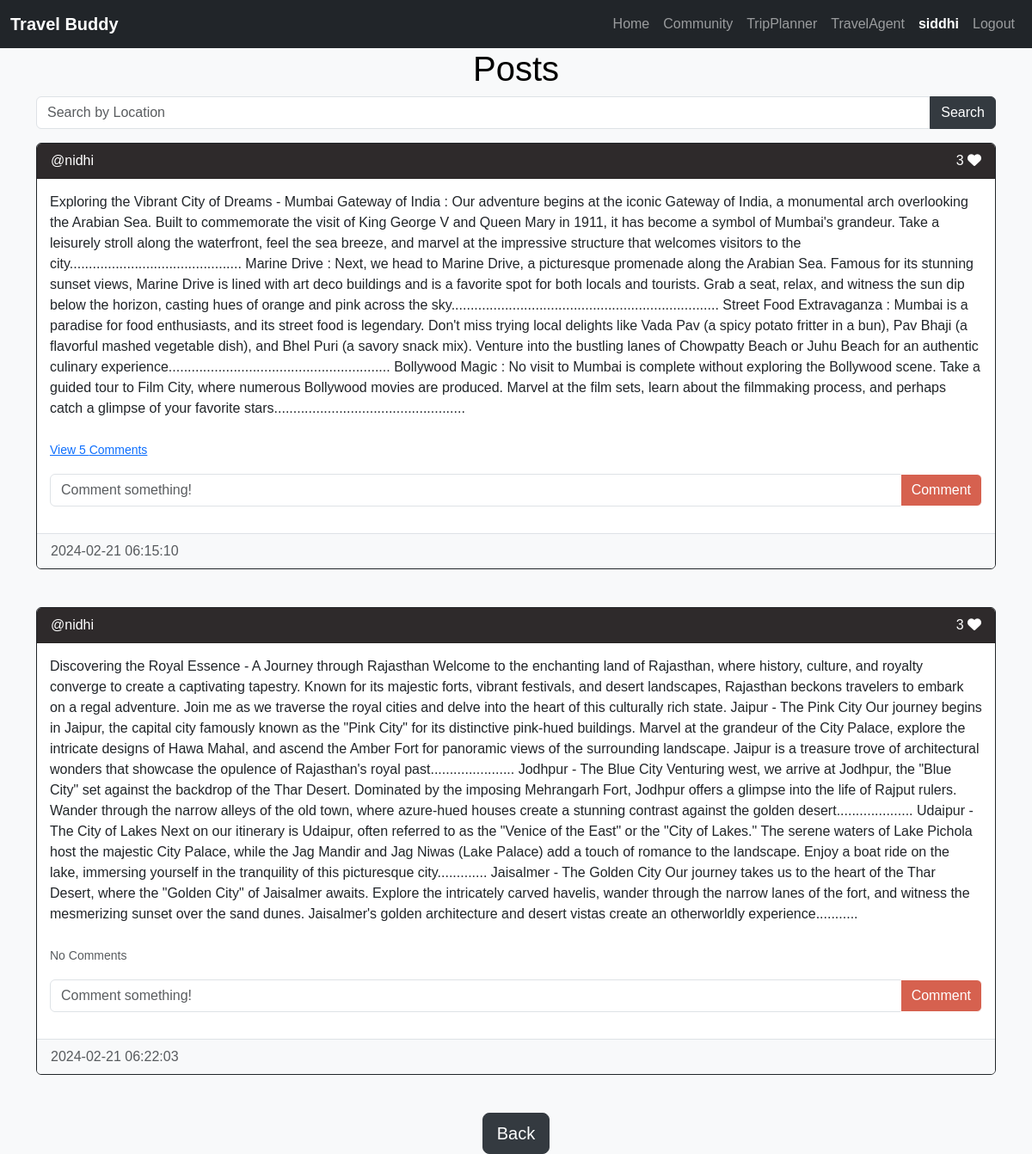
Screenshot of /posts/nidhi (signed in) with the database file from the repository.
### website/models.py (models this page shows)
class User(db.Model, UserMixin):
    id = db.Column(db.Integer, primary_key=True)
    email = db.Column(db.String(150), unique=True)
    username = db.Column(db.String(150), unique=True)
    password = db.Column(db.String(150))
    date_created = db.Column(db.DateTime(timezone=True), default=func.now())
    posts = db.relationship('Post', backref='user', passive_deletes=True)
    comments = db.relationship('Comment', backref='user', passive_deletes=True)
    likes = db.relationship('Like', backref='user', passive_deletes=True)

class Post(db.Model):
    id = db.Column(db.Integer, primary_key=True)
    text = db.Column(db.Text, nullable=False)
    date_created = db.Column(db.DateTime(timezone=True), default=func.now())
    author = db.Column(db.Integer, db.ForeignKey(
        'user.id', ondelete="CASCADE"), nullable=False)
    location = db.Column(db.String(255))
    comments = db.relationship('Comment', backref='post', passive_deletes=True)
    likes = db.relationship('Like', backref='post', passive_deletes=True)

### website/views.py (the view)
@views.route("/posts/<username>")
@login_required
def posts(username):
    user = User.query.filter_by(username=username).first()
    if not user:
        flash('No user with that username exists.', category='error')
        return redirect(url_for('views.home'))
    posts = user.posts
    return render_template("posts.html", user=current_user, posts=posts, username=username)

### website/__init__.py (called while the page is built)
def create_app():
    app = Flask(__name__)
    app.config['SECRET_KEY'] = "helloworld"
    app.config['SQLALCHEMY_DATABASE_URI'] = f'sqlite:///{DB_NAME}'
    db.init_app(app)
    from .views import views
    from .auth import auth
    app.register_blueprint(views, url_prefix="/")
    app.register_blueprint(auth, url_prefix="/")
    from .models import User, Post, Comment, Like
    create_database(app)
    login_manager = LoginManager()
    login_manager.login_view = "auth.login"
    login_manager.init_app(app)
    @login_manager.user_loader
    def load_user(id):
        return User.query.get(int(id))
    return app

### website/templates/posts.html (shortened to what this page needs)
{% extends "posts_div.html" %}  {% block header %} {{user.username}}'s posts {% endblock %} {% block
footer %}
<div align="center">
  <a href="/home"
    ><button type="button" class="btn btn-dark btn-lg">Back</button></a
  >
</div>
{% endblock %}

### website/templates/posts_div.html (shortened to what this page needs)
{% extends "base.html" %} {% block title %}Home{% endblock %} {% block content
%}
<h1>Posts</h1>
<form method="POST" class="mb-3">
  <div class="input-group">
    <input
      type="text"
      class="form-control"
      name="location"
      placeholder="Search by Location"
    />
    <button type="submit" class="btn btn-dark">Search</button>
  </div>
</form>
<div id="posts">
  {% for post in posts %}
  <div class="card border-dark">
    <div class="card-header d-flex justify-content-between align-items-center">
      <a
        href="/posts/{{post.user.username}}"
        style="text-decoration: none; color: inherit"
      >
        @{{post.user.username}}
      </a>
      <div>
        <span id="likes-count-{{post.id}}"> {{ post.likes|length }}</span>
        {% if user.id in post.likes|map(attribute="author")|list %}
        <i
          class="fa-solid fa-heart"
          id="like-button-{{post.id}}"
          onclick="like({{post.id}})"
        ></i>
        {% else %}
        <i
          class="fa-regular fa-heart"
          id="like-button-{{post.id}}"
          onclick="like({{post.id}})"
        ></i>
        {% endif %}
      </div>
    </div>
    <div class="card-body">
      <div class="card-text">{{post.text}}</div>
      <br />
      <p class="card-text">
        {% if post.comments|length > 0 %}
        <a data-bs-toggle="collapse" href="#comments-{{post.id}}" role="button">
          <small>View {{post.comments|length}} Comments</small>
        </a>
        {% else %}
        <small class="text-muted">No Comments</small>
        {% endif %}
      </p>
      <form
        class="input-group mb-3"
        method="POST"
        action="/create-comment/{{post.id}}"
      >
        <input
          type="text"
          id="text"
          name="text"
          class="form-control"
          placeholder="Comment something!"
        />
        <button type="submit" class="btn btn-success">Comment</button>
      </form>
    </div>
    <div class="card-footer text-muted">{{post.date_created}}</div>
  </div>
  <br/ > {% endfor %}
</div>
{% block footer %}{% endblock %} {% endblock %}

### website/templates/base.html (shortened to what this page needs)
<!DOCTYPE html>
<html lang="en">
  <head>
    <link
      href="https://cdn.jsdelivr.net/npm/bootstrap@5.3.2/dist/css/bootstrap.min.css"
      rel="stylesheet"
    />
  </head>
  <body>
    <nav class="navbar navbar-expand-lg navbar-dark bg-dark">
      <div class="container-fluid">
        <div class="navbar-brand">
          <strong style="color: white">Travel Buddy</strong>
        </div>
        <div class="collapse navbar-collapse" id="navbar">
          <div class="navbar-nav ms-auto">
            <a class="nav-item nav-link" href="/places">Home</a>
            <a class="nav-item nav-link" href="/home">Community</a>
            <a class="nav-item nav-link" href="/plan">TripPlanner</a>
            <a class="nav-item nav-link" href="/travel-agents">TravelAgent</a>
            {% if user.is_authenticated %}
            <a class="nav-item nav-link" href="/posts/{{ user.username }}">
              <strong style="color: white">{{ user.username }}</strong>
            </a>
            <a class="nav-item nav-link" href="/logout">Logout</a>
            {% else %}
            <a class="nav-item nav-link" href="/login">Login</a>
            <a class="nav-item nav-link" href="/sign-up">Sign Up</a>
            {% endif %}
          </div>
        </div>
      </div>
    </nav>
    <div class="container">{% block content %}{% endblock %}</div>
  </body>
</html>

### website/templates/posts_div.html (style rules this page uses)
body { font-family: "Arial", sans-serif; background-color: #f8f9fa; color: #343a40; }
h1 { text-align: center; color: #000000; }
form { margin-bottom: 20px; }
.card { margin-bottom: 20px; transition: background-color 0.3s; }
.card-header { background-color: #2e2a2b; color: #fff; }
.card-body { padding: 15px; }
.card-text { font-size: 16px; }
.card-footer { background-color: #f8f9fa; border-top: 1px solid #dee2e6; }
.btn-dark { background-color: #343a40; border-color: #343a40; }
.btn-success { background-color: #d6614f; border-color: #ffffff; }

### rows the page displays
User: username "siddhi"
Post: user.username "nidhi", likes|length "3", text "Exploring the Vibrant City of Dreams - Mumbai Gateway of India : Our adventure begins at the iconic Gateway of India, a monumental arch overlooking the Arabian Sea. Built to commemorate the visit of King George V and Queen Mary in 1911, it has become a symbol of Mumbai's grandeur. Take a leisurely stroll along the waterfront, feel the sea breeze, and marvel at the impressive structure that welcomes visitors to the city............................................. Marine Drive : Next, we head to Marine Drive, a picturesque promenade along the Arabian Sea. Famous for its stunning sunset views, Marine Drive is lined with art deco buildings and is a favorite spot for both locals and tourists.…", comments|length "5", date_created "2024-02-21 06:15:10"
Post: user.username "nidhi", likes|length "3", text "Discovering the Royal Essence - A Journey through Rajasthan Welcome to the enchanting land of Rajasthan, where history, culture, and royalty converge to create a captivating tapestry. Known for its majestic forts, vibrant festivals, and desert landscapes, Rajasthan beckons travelers to embark on a regal adventure. Join me as we traverse the royal cities and delve into the heart of this culturally rich state. Jaipur - The Pink City Our journey begins in Jaipur, the capital city famously known as the \"Pink City\" for its distinctive pink-hued buildings. Marvel at the grandeur of the City Palace, explore the intricate designs of Hawa Mahal, and ascend the Amber Fort for panoramic views of the…", shows "No Comments", date_created "2024-02-21 06:22:03"
